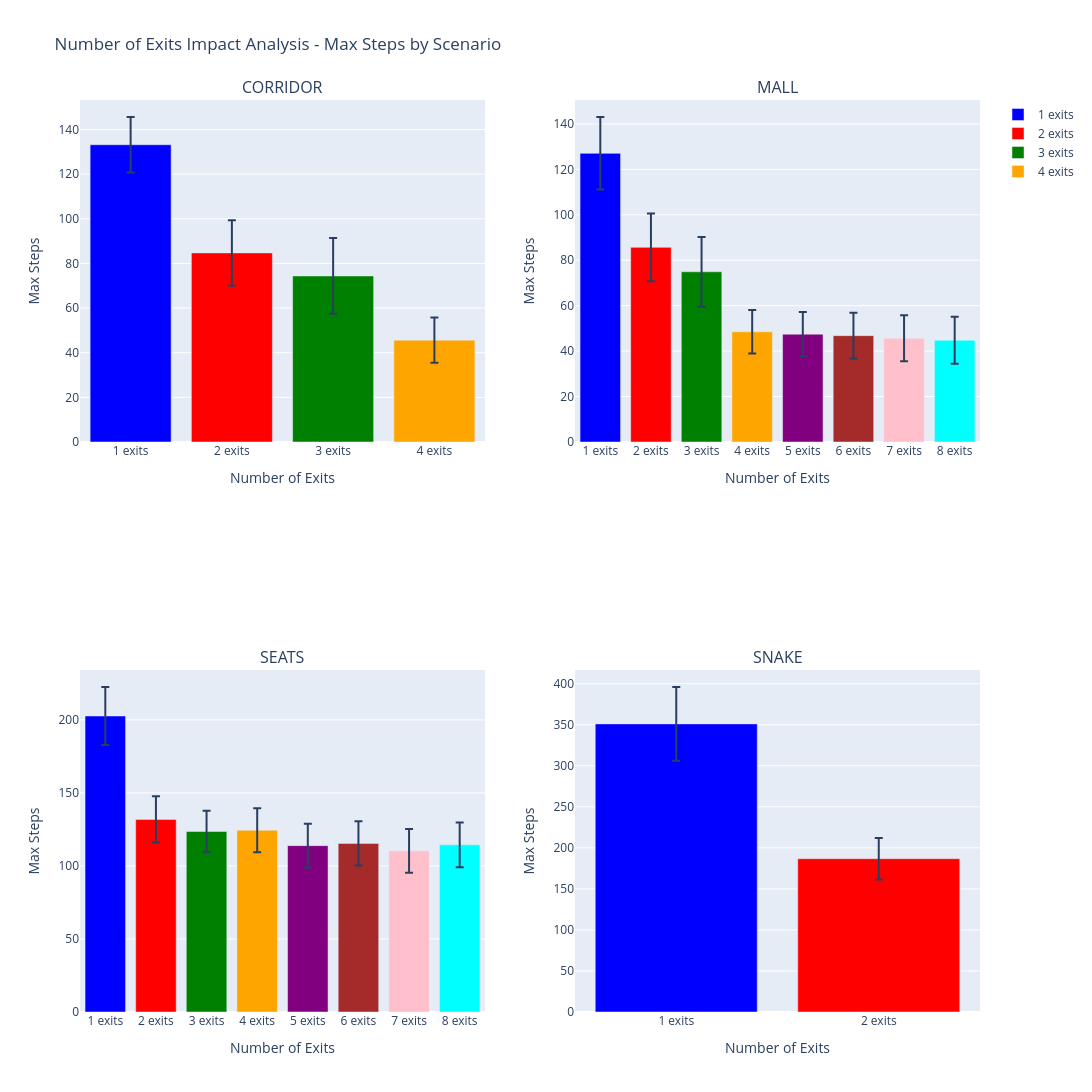

This figure's notebook cell:
### Code cell
# Create subplots: one per scenario type with number of exits comparison
num_scenarios_n_exits = len(scenario_types_n_exits)

# Calculate dimensions for subplots (2 columns, rows as needed)
num_cols = 2
num_rows = (num_scenarios_n_exits + num_cols - 1) // num_cols

fig = make_subplots(
    rows=num_rows, cols=num_cols,
    subplot_titles=[s.upper() for s in scenario_types_n_exits],
    specs=[[{} for _ in range(num_cols)] for _ in range(num_rows)]
)

# Get unique number of exits
n_exits_values = sorted(max_steps_n_exits['n_exits'].unique())
colors_n_exits = ["blue", "red", "green", "orange", "purple", "brown", "pink", "cyan"]

# Create a bar plot for each scenario
for idx, scenario in enumerate(scenario_types_n_exits):
    row = (idx // num_cols) + 1
    col = (idx % num_cols) + 1
    
    scenario_data = max_steps_n_exits[max_steps_n_exits['scenario_type'] == scenario]
    
    # Add bars for each number of exits
    for exit_idx, n_exit in enumerate(n_exits_values):
        exit_data = scenario_data[scenario_data['n_exits'] == n_exit]
        exit_stats = exit_data.groupby("n_exits")["max_steps"].agg(["mean", "std"]).reset_index()
        
        if len(exit_stats) > 0:
            fig.add_trace(
                go.Bar(
                    x=[f"{int(n_exit)} exits"],
                    y=exit_stats["mean"],
                    error_y=dict(type="data", array=exit_stats["std"], visible=True),
                    name=f"{int(n_exit)} exits",
                    marker=dict(color=colors_n_exits[exit_idx % len(colors_n_exits)]),
                    showlegend=(idx == 0),  # Show legend only for first subplot
                ),
                row=row, col=col
            )
    
    fig.update_xaxes(title_text="Number of Exits", row=row, col=col)
    fig.update_yaxes(title_text="Max Steps", row=row, col=col)

fig.update_layout(height=300*num_rows*3, width=1400, showlegend=True,
                  title_text="Number of Exits Impact Analysis - Max Steps by Scenario")
fig.show()

### Figure 1 — Plotly figure (JSON) as saved in the notebook; plotly's stock layout.template omitted (floating-point values rounded to 4 significant figures)
{"data": [{"error_y": {"array": [12.39], "type": "data", "visible": true}, "marker": {"color": "blue"}, "name": "1 exits", "showlegend": true, "type": "bar", "x": ["1 exits"], "xaxis": "x", "y": [133.2], "yaxis": "y"}, {"error_y": {"array": [14.66], "type": "data", "visible": true}, "marker": {"color": "red"}, "name": "2 exits", "showlegend": true, "type": "bar", "x": ["2 exits"], "xaxis": "x", "y": [84.72], "yaxis": "y"}, {"error_y": {"array": [16.97], "type": "data", "visible": true}, "marker": {"color": "green"}, "name": "3 exits", "showlegend": true, "type": "bar", "x": ["3 exits"], "xaxis": "x", "y": [74.4], "yaxis": "y"}, {"error_y": {"array": [10.11], "type": "data", "visible": true}, "marker": {"color": "orange"}, "name": "4 exits", "showlegend": true, "type": "bar", "x": ["4 exits"], "xaxis": "x", "y": [45.65], "yaxis": "y"}, {"error_y": {"array": [15.96], "type": "data", "visible": true}, "marker": {"color": "blue"}, "name": "1 exits", "showlegend": false, "type": "bar", "x": ["1 exits"], "xaxis": "x2", "y": [127.0], "yaxis": "y2"}, {"error_y": {"array": [14.88], "type": "data", "visible": true}, "marker": {"color": "red"}, "name": "2 exits", "showlegend": false, "type": "bar", "x": ["2 exits"], "xaxis": "x2", "y": [85.67], "yaxis": "y2"}, {"error_y": {"array": [15.35], "type": "data", "visible": true}, "marker": {"color": "green"}, "name": "3 exits", "showlegend": false, "type": "bar", "x": ["3 exits"], "xaxis": "x2", "y": [74.92], "yaxis": "y2"}, {"error_y": {"array": [9.598], "type": "data", "visible": true}, "marker": {"color": "orange"}, "name": "4 exits", "showlegend": false, "type": "bar", "x": ["4 exits"], "xaxis": "x2", "y": [48.51], "yaxis": "y2"}, {"error_y": {"array": [9.778], "type": "data", "visible": true}, "marker": {"color": "purple"}, "name": "5 exits", "showlegend": false, "type": "bar", "x": ["5 exits"], "xaxis": "x2", "y": [47.44], "yaxis": "y2"}, {"error_y": {"array": [10.11], "type": "data", "visible": true}, "marker": {"color": "brown"}, "name": "6 exits", "showlegend": false, "type": "bar", "x": ["6 exits"], "xaxis": "x2", "y": [46.81], "yaxis": "y2"}, {"error_y": {"array": [10.13], "type": "data", "visible": true}, "marker": {"color": "pink"}, "name": "7 exits", "showlegend": false, "type": "bar", "x": ["7 exits"], "xaxis": "x2", "y": [45.66], "yaxis": "y2"}, {"error_y": {"array": [10.31], "type": "data", "visible": true}, "marker": {"color": "cyan"}, "name": "8 exits", "showlegend": false, "type": "bar", "x": ["8 exits"], "xaxis": "x2", "y": [44.79], "yaxis": "y2"}, {"error_y": {"array": [19.79], "type": "data", "visible": true}, "marker": {"color": "blue"}, "name": "1 exits", "showlegend": false, "type": "bar", "x": ["1 exits"], "xaxis": "x3", "y": [202.7], "yaxis": "y3"}, {"error_y": {"array": [15.88], "type": "data", "visible": true}, "marker": {"color": "red"}, "name": "2 exits", "showlegend": false, "type": "bar", "x": ["2 exits"], "xaxis": "x3", "y": [131.9], "yaxis": "y3"}, {"error_y": {"array": [14.23], "type": "data", "visible": true}, "marker": {"color": "green"}, "name": "3 exits", "showlegend": false, "type": "bar", "x": ["3 exits"], "xaxis": "x3", "y": [123.6], "yaxis": "y3"}, {"error_y": {"array": [15.02], "type": "data", "visible": true}, "marker": {"color": "orange"}, "name": "4 exits", "showlegend": false, "type": "bar", "x": ["4 exits"], "xaxis": "x3", "y": [124.4], "yaxis": "y3"}, {"error_y": {"array": [14.95], "type": "data", "visible": true}, "marker": {"color": "purple"}, "name": "5 exits", "showlegend": false, "type": "bar", "x": ["5 exits"], "xaxis": "x3", "y": [113.9], "yaxis": "y3"}, {"error_y": {"array": [15.12], "type": "data", "visible": true}, "marker": {"color": "brown"}, "name": "6 exits", "showlegend": false, "type": "bar", "x": ["6 exits"], "xaxis": "x3", "y": [115.4], "yaxis": "y3"}, {"error_y": {"array": [14.94], "type": "data", "visible": true}, "marker": {"color": "pink"}, "name": "7 exits", "showlegend": false, "type": "bar", "x": ["7 exits"], "xaxis": "x3", "y": [110.4], "yaxis": "y3"}, {"error_y": {"array": [15.37], "type": "data", "visible": true}, "marker": {"color": "cyan"}, "name": "8 exits", "showlegend": false, "type": "bar", "x": ["8 exits"], "xaxis": "x3", "y": [114.4], "yaxis": "y3"}, {"error_y": {"array": [44.84], "type": "data", "visible": true}, "marker": {"color": "blue"}, "name": "1 exits", "showlegend": false, "type": "bar", "x": ["1 exits"], "xaxis": "x4", "y": [351.0], "yaxis": "y4"}, {"error_y": {"array": [25.35], "type": "data", "visible": true}, "marker": {"color": "red"}, "name": "2 exits", "showlegend": false, "type": "bar", "x": ["2 exits"], "xaxis": "x4", "y": [186.8], "yaxis": "y4"}], "layout": {"annotations": [{"font": {"size": 16}, "showarrow": false, "text": "CORRIDOR", "x": 0.225, "xanchor": "center", "xref": "paper", "y": 1, "yanchor": "bottom", "yref": "paper"}, {"font": {"size": 16}, "showarrow": false, "text": "MALL", "x": 0.775, "xanchor": "center", "xref": "paper", "y": 1, "yanchor": "bottom", "yref": "paper"}, {"font": {"size": 16}, "showarrow": false, "text": "SEATS", "x": 0.225, "xanchor": "center", "xref": "paper", "y": 0.375, "yanchor": "bottom", "yref": "paper"}, {"font": {"size": 16}, "showarrow": false, "text": "SNAKE", "x": 0.775, "xanchor": "center", "xref": "paper", "y": 0.375, "yanchor": "bottom", "yref": "paper"}], "height": 1800, "showlegend": true, "title": {"text": "Number of Exits Impact Analysis - Max Steps by Scenario"}, "width": 1400, "xaxis": {"anchor": "y", "domain": [0, 0.45], "title": {"text": "Number of Exits"}}, "xaxis2": {"anchor": "y2", "domain": [0.55, 1], "title": {"text": "Number of Exits"}}, "xaxis3": {"anchor": "y3", "domain": [0, 0.45], "title": {"text": "Number of Exits"}}, "xaxis4": {"anchor": "y4", "domain": [0.55, 1], "title": {"text": "Number of Exits"}}, "yaxis": {"anchor": "x", "domain": [0.625, 1], "title": {"text": "Max Steps"}}, "yaxis2": {"anchor": "x2", "domain": [0.625, 1], "title": {"text": "Max Steps"}}, "yaxis3": {"anchor": "x3", "domain": [0, 0.375], "title": {"text": "Max Steps"}}, "yaxis4": {"anchor": "x4", "domain": [0, 0.375], "title": {"text": "Max Steps"}}}}
